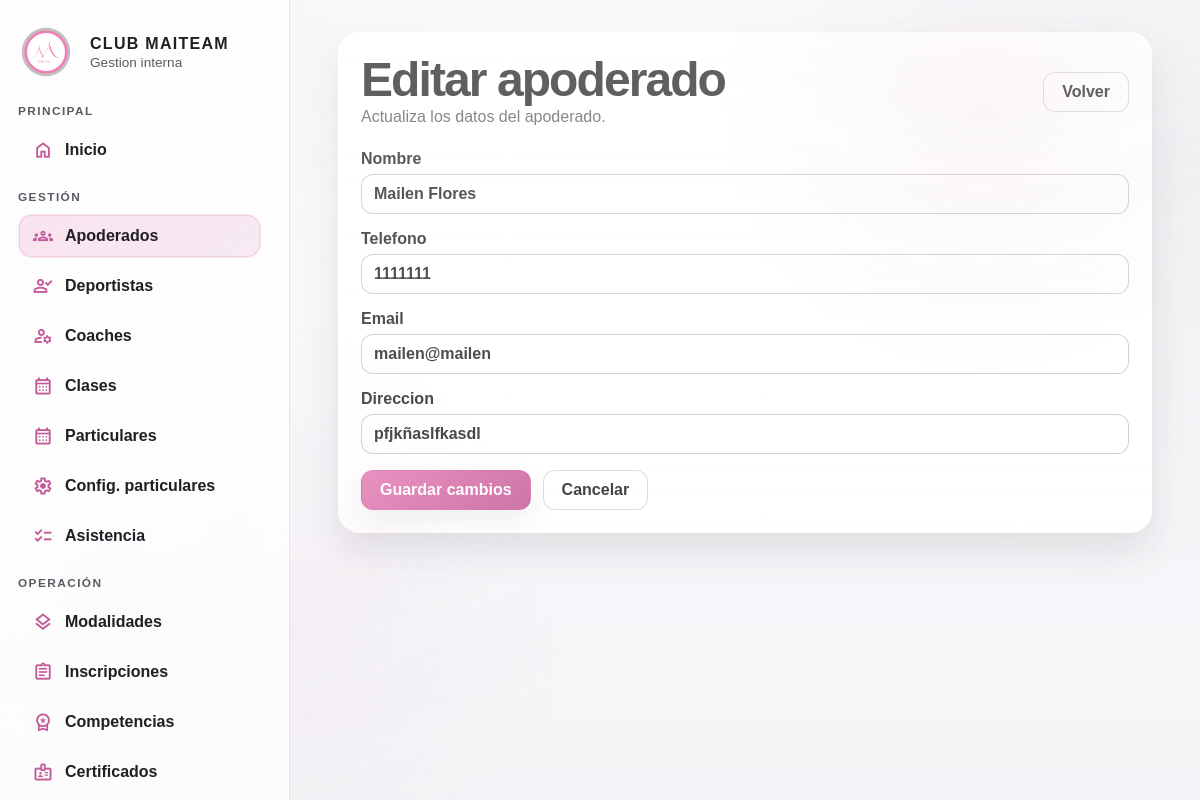
The page /interno/?page=socios&action=edit&id=1 on the database its author committed.
### tables this page shows
CREATE TABLE IF NOT EXISTS apoderados (
    id INT UNSIGNED AUTO_INCREMENT PRIMARY KEY,
    nombre VARCHAR(120) NOT NULL,
    telefono VARCHAR(40) DEFAULT NULL,
    email VARCHAR(160) DEFAULT NULL,
    direccion VARCHAR(200) DEFAULT NULL,
    created_at TIMESTAMP NOT NULL DEFAULT CURRENT_TIMESTAMP,
    updated_at TIMESTAMP NULL DEFAULT NULL ON UPDATE CURRENT_TIMESTAMP
);

### interno/src/helpers.php (called while the page is built, shortened)
<?php
function config(string $key, $default = null)
{
    $segments = explode('.', $key);
    $root = array_shift($segments);
    if ($root === 'db') {
        $source = $GLOBALS['db_config'] ?? [];
    } elseif ($root === 'app') {
        $source = $GLOBALS['app_config'] ?? [];
    } else {
        $source = $GLOBALS['app_config'] ?? [];
        array_unshift($segments, $root);
    }
    foreach ($segments as $segment) {
        $source = $source[$segment];
    }
    return $source;
}
function env(string $key, $default = null)
{
    $value = $_ENV[$key] ?? getenv($key);
    return $value;
}
function db(): PDO
{
    $host = env('DB_HOST', config('db.host', '127.0.0.1'));
    $dbname = env('DB_NAME', config('db.name', 'maiteam'));
    $user = env('DB_USER', config('db.user', 'root'));
    $pass = env('DB_PASS', config('db.pass', ''));
    $dsn = sprintf('mysql:host=%s;dbname=%s;charset=utf8mb4', $host, $dbname);
    $pdo = new PDO($dsn, $user, $pass, [
        PDO::ATTR_ERRMODE => PDO::ERRMODE_EXCEPTION,
        PDO::ATTR_DEFAULT_FETCH_MODE => PDO::FETCH_ASSOC,
    ]);
    return $pdo;
}
function render(string $view, array $data = []): void
{
    $viewPath = __DIR__ . '/../views/' . $view . '.php';
    $layoutPath = __DIR__ . '/../views/layout.php';
    $data['viewPath'] = $viewPath;
    extract($data, EXTR_SKIP);
    require $layoutPath;
}
function base_url(string $path = ''): string
{
    $base = rtrim((string) config('base_url', '/interno'), '/');
    $path = ltrim($path, '/');
    return $path === '' ? $base : $base . '/' . $path;
}
function e(?string $value): string
{
    return htmlspecialchars((string) $value, ENT_QUOTES, 'UTF-8');
}

### interno/src/apoderados.php (called while the page is built, shortened)
<?php
function apoderado_find(int $id): ?array
{
    $stmt = db()->prepare('SELECT id, nombre, telefono, email, direccion FROM apoderados WHERE id = :id');
    $stmt->execute(['id' => $id]);
    $row = $stmt->fetch();
    return $row ?: null;
}

### interno/views/apoderados/form.php (the view, shortened to what this page needs)
<?php
$isEdit = $action === 'edit';
?>
<section class="page">
    <div class="page-header">
        <div>
            <h1><?= $isEdit ? 'Editar apoderado' : 'Nuevo apoderado' ?></h1>
            <p><?= $isEdit ? 'Actualiza los datos del apoderado.' : 'Completa la informacion del apoderado.' ?></p>
        </div>
        <a class="button ghost" href="<?= e(base_url('/?page=socios')) ?>">Volver</a>
    </div>
    <form class="form" method="post" action="<?= e(base_url('/?page=socios&action=' . $action)) ?>">
        <label>
            Nombre
            <input type="text" name="nombre" required value="<?= e($apoderado['nombre'] ?? '') ?>">
        </label>
        <label>
            Telefono
            <input type="text" name="telefono" value="<?= e($apoderado['telefono'] ?? '') ?>">
        </label>
        <label>
            Email
            <input type="email" name="email" value="<?= e($apoderado['email'] ?? '') ?>">
        </label>
        <label>
            Direccion
            <input type="text" name="direccion" value="<?= e($apoderado['direccion'] ?? '') ?>">
        </label>
        <div class="form-actions">
            <button type="submit" class="button"><?= $isEdit ? 'Guardar cambios' : 'Crear apoderado' ?></button>
            <a class="button ghost" href="<?= e(base_url('/?page=socios')) ?>">Cancelar</a>
        </div>
    </form>
</section>

### interno/assets/css/app.css (style rules this page uses)
:root { --bg: #f3f4f7; --bg-soft: #fff4fb; --surface: rgba(255, 255, 255, 0.9); --surface-strong: rgba(255, 255, 255, 0.96); --surface-soft: rgba(255, 255, 255, 0.72); --border: rgba(84, 87, 103, 0.14); --border-strong: rgba(195, 91, 152, 0.2); --text: #1f1f24; --muted: #5a5a63; --accent: #e57bb4; --accent-dark: #c35b98; --accent-deep: #9f3f79; --danger: #b24b89; --success: #2f8f5b; --warning: #ab6b1b; --shadow-sm: 0 10px 24px rgba(37, 37, 43, 0.08); --shadow-md: 0 18px 36px rgba(37, 37, 43, 0.12); --shadow-lg: 0 24px 52px rgba(37, 37, 43, 0.16); --radius-sm: 12px; --radius-md: 18px; --radius-lg: 24px; --sidebar-expanded: 290px; --sidebar-collapsed: 92px; }
* { box-sizing: border-box; }
html { color-scheme: light; }
body { margin: 0; min-height: 100vh; font-family: "Manrope", "Poppins", "Montserrat", sans-serif; color: var(--text); background: radial-gradient(circle at 0% 0%, rgba(229, 123, 180, 0.14), transparent 30%), radial-gradient(circle at 100% 20%, rgba(182, 182, 187, 0.16), transparent 32%), linear-gradient(180deg, #f8f8fa 0%, var(--bg) 100%); }
body::before { content: ""; position: fixed; inset: 0; pointer-events: none; background: linear-gradient(rgba(255, 255, 255, 0.35), rgba(255, 255, 255, 0.08)), radial-gradient(circle at 20% 80%, rgba(229, 123, 180, 0.08), transparent 28%), radial-gradient(circle at 82% 14%, rgba(159, 63, 121, 0.07), transparent 22%); opacity: 0.9; }
a { color: inherit; }
button, input, select, textarea { font: inherit; }
button, a { -webkit-tap-highlight-color: transparent; }
h1, h2, h3, p { margin: 0; }
h1 { font-size: clamp(1.9rem, 4vw, 3.2rem); line-height: 1.04; letter-spacing: -0.04em; }
select, input, textarea { color: inherit; }
.button { display: inline-flex; align-items: center; justify-content: center; gap: 8px; padding: 10px 18px; border-radius: 12px; background: linear-gradient(135deg, var(--accent), var(--accent-dark)); color: #ffffff; text-decoration: none; font-weight: 700; border: 1px solid rgba(195, 91, 152, 0.32); box-shadow: var(--shadow-sm); transition: transform 0.18s ease, box-shadow 0.18s ease, background-color 0.18s ease, border-color 0.18s ease; }
.button.ghost { background: rgba(255, 255, 255, 0.72); border: 1px solid rgba(31, 31, 36, 0.18); color: var(--text); box-shadow: none; }
.page { background: var(--surface-strong); padding: 22px; border-radius: 22px; box-shadow: var(--shadow-md); border: 1px solid rgba(255, 255, 255, 0.74); }
.page > * + * { margin-top: 18px; }
.page-header { display: flex; align-items: center; justify-content: space-between; gap: 16px; flex-wrap: wrap; }
.page-header p, .ficha-header p { color: var(--muted); line-height: 1.55; }
.form { margin-top: 20px; display: grid; gap: 16px; }
.form label { display: grid; gap: 6px; font-weight: 600; }
.form input { width: 100%; padding: 10px 12px; border-radius: 12px; border: 1px solid rgba(100, 100, 100, 0.35); background: #ffffff; color: var(--text); transition: border-color 0.18s ease, box-shadow 0.18s ease, background-color 0.18s ease; }
.form-actions { display: flex; gap: 12px; flex-wrap: wrap; }

### rows shown on the page
apoderados: nombre "Mailen Flores", telefono "1111111", email "mailen@mailen", direccion "pfjkñaslfkasdl"

### other values the page prints
$sectionLabel "PRINCIPAL"
$item['label'] "Inicio"
$sectionLabel "GESTIÓN"
$item['label'] "Apoderados"
$item['label'] "Deportistas"
$item['label'] "Coaches"
$item['label'] "Clases"
$item['label'] "Particulares"
$item['label'] "Config. particulares"
$item['label'] "Asistencia"
$sectionLabel "OPERACIÓN"
$item['label'] "Modalidades"
$item['label'] "Inscripciones"
$item['label'] "Competencias"
$item['label'] "Certificados"
